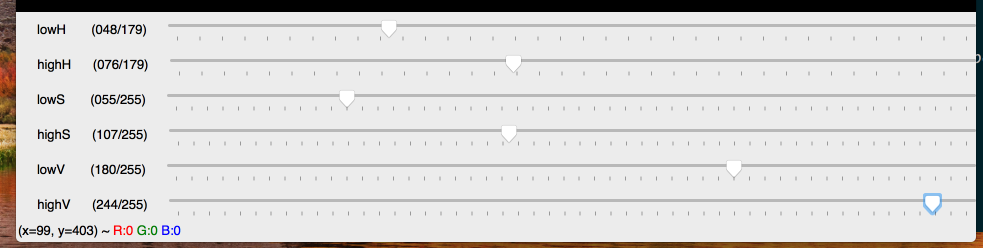
#> input picture hsv-color-tests/color_value_tests/hsv_green_against_black.jpg, 1966 x 496 px, given in place of the camera (shown at 1/2 size)
$ python pyvid.py
#> lines starting #> are read from the running program, lines starting #| are printed output that depends on the picture; after the words box and inside, x2 and y2 are one past the last pixel; in counts of white or black regions, pixels touching at a corner belong together
import cv2
import numpy as np
from datetime import datetime, date, time

def callback(x):
    pass

cap = cv2.VideoCapture(1)
cv2.namedWindow('image')

ilowH = 0
ihighH = 179

ilowS = 0
ihighS = 255
ilowV = 0
ihighV = 255

# create trackbars for color change
cv2.createTrackbar('lowH','image',ilowH,179,callback)
#> slider 'lowH' is set to 35
cv2.createTrackbar('highH','image',ihighH,179,callback)

cv2.createTrackbar('lowS','image',ilowS,255,callback)
#> slider 'lowS' is set to 51
cv2.createTrackbar('highS','image',ihighS,255,callback)

cv2.createTrackbar('lowV','image',ilowV,255,callback)
#> slider 'lowV' is set to 51
cv2.createTrackbar('highV','image',ihighV,255,callback)

counter = 0
second = 0
while(True):
    # grab the frame
    ret, frame = cap.read()
#> frame is the input picture: shape (496, 1966, 3); mean B, G, R 209.8, 211, 212.7

    # get trackbar positions
    ilowH = cv2.getTrackbarPos('lowH', 'image')
    ihighH = cv2.getTrackbarPos('highH', 'image')
    ilowS = cv2.getTrackbarPos('lowS', 'image')
    ihighS = cv2.getTrackbarPos('highS', 'image')
    ilowV = cv2.getTrackbarPos('lowV', 'image')
    ihighV = cv2.getTrackbarPos('highV', 'image')

    hsv = cv2.cvtColor(frame, cv2.COLOR_BGR2HSV)
#> hsv: shape (496, 1966, 3); mean H, S, V 1.9, 10.1, 213.5
    lower_hsv = np.array([ilowH, ilowS, ilowV])
    higher_hsv = np.array([ihighH, ihighS, ihighV])
    mask = cv2.inRange(hsv, lower_hsv, higher_hsv)
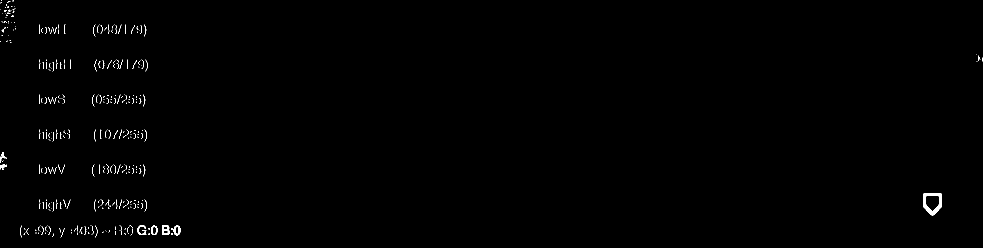
#> mask: shape (496, 1966) (shown at 1/2 size); 0.46% white; 348 white regions (303 under 20 px), largest, box (x1, y1, x2, y2) and area: (1846, 386, 1884, 431) 762, (324, 451, 340, 470) 197, (275, 450, 293, 470) 160

    frame = cv2.bitwise_and(frame, frame, mask=mask)
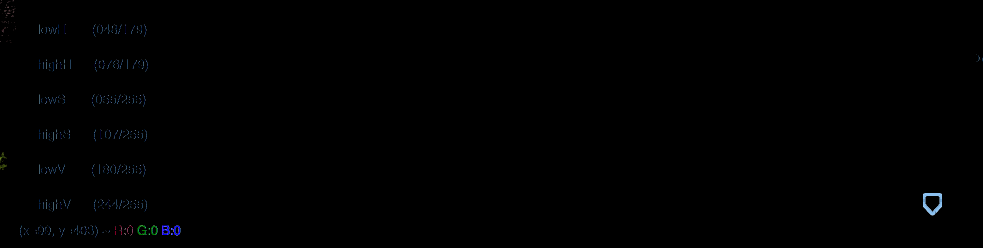
#> frame: shape (496, 1966, 3) (shown at 1/2 size); mean B, G, R 0.8, 0.5, 0.4

    smallFrame = cv2.resize(frame, (0,0), fx=0.5, fy=0.5)
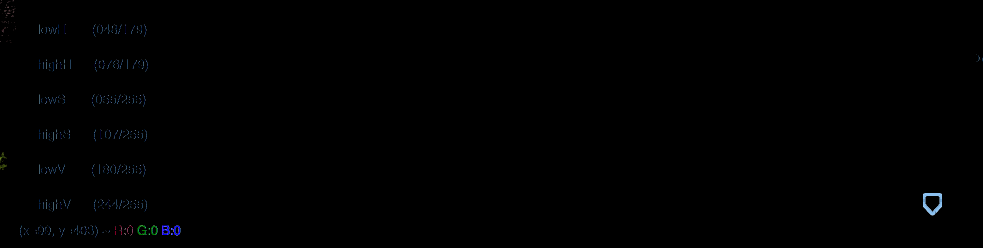
#> smallFrame: shape (248, 983, 3); mean B, G, R 0.8, 0.5, 0.4

    result = smallFrame

    # [31 lines of commented-out code are left out]

    cv2.imshow('image', result)

    counter += 1
    now = int(datetime.now().strftime("%S"))
    if (now % 5) == 0:
        if now != second:
            print ("fps : " + str(float(counter / 5)))
            second = now
            counter = 0

    k = cv2.waitKey(5)
#> (key Esc is pressed here)
    if k == ord(' '):
        nowTime = datetime.now().strftime("%Y-%m-%dT%H-%M-%S")
        filename = str(nowTime)  + ".jpg"
        filepath = "output_pics/" + filename
        cv2.imwrite(filepath, result)
        print("Take picture!!! -> " + filename)

    # http://www.asciitable.com
    elif k == 27:
        print("pressed key: [" + str(k) +"]")
        break


# [25 lines of commented-out code are left out]

cv2.destroyAllWindows()
cap.release()
